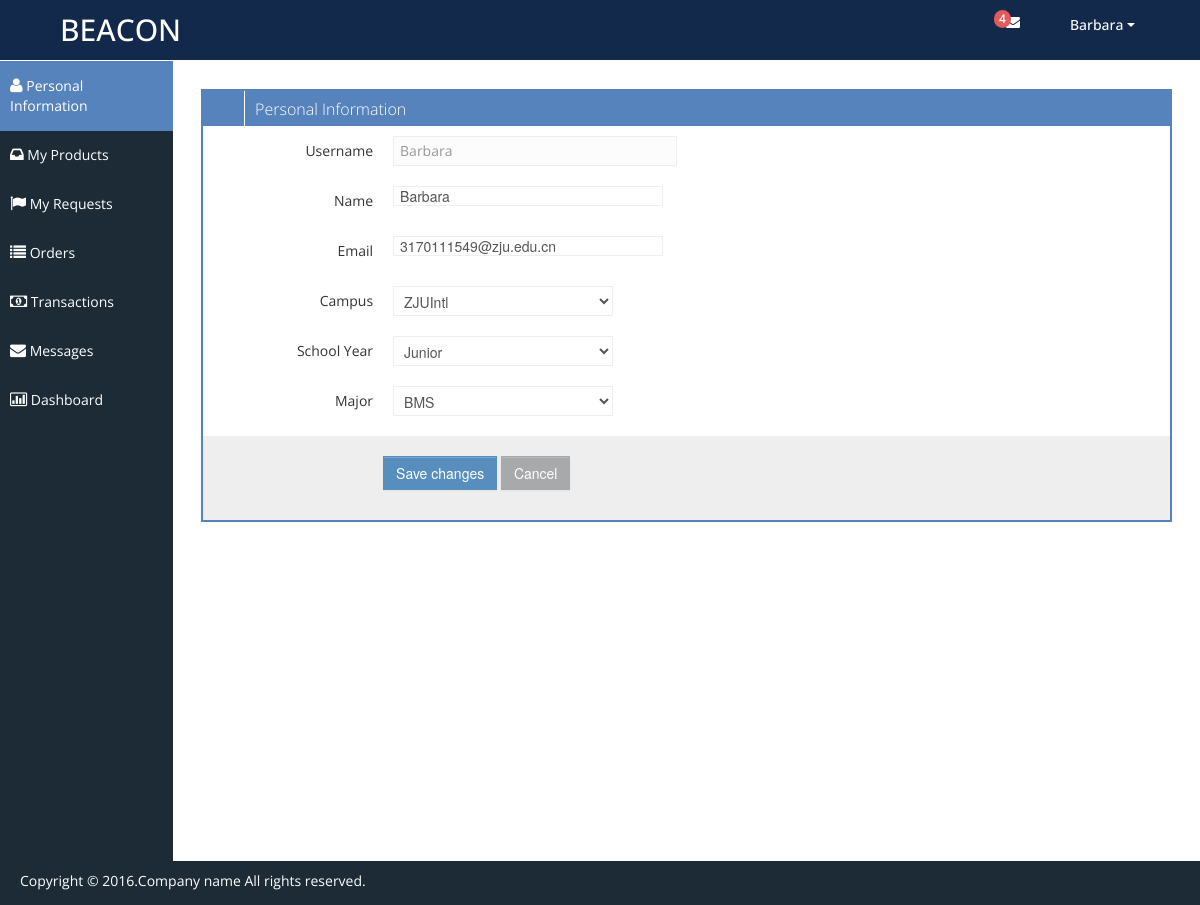
Page /profile.php (signed in) on the committed database.
### tables this page shows
CREATE TABLE `Users` (
  `NetId` varchar(50) NOT NULL,
  `Password` varchar(50) DEFAULT NULL,
  `Name` varchar(50) DEFAULT NULL,
  `Email` varchar(50) DEFAULT NULL,
  `Campus` varchar(10) DEFAULT NULL,
  `Major` varchar(10) DEFAULT NULL,
  `Year` varchar(10) DEFAULT NULL,
  `DateJoin` timestamp NOT NULL DEFAULT CURRENT_TIMESTAMP
);

### profile.php (the view, shortened to what this page needs)
<?php
	$curr_user = $_SESSION['curr_user'];
	if (empty($curr_user)) {
		$msg = "curr_user is empty";
	}
	else {
		$conn = connectDB();
		if ($_SERVER["REQUEST_METHOD"] == "POST") {
			$name = ppc($_POST["name"]);
			$email = ppc($_POST["email"]);
			$campus = $_POST['campus'];
			$major = $_POST['major'];
			$year = $_POST['year'];
			$msg = $nameErr = $emailErr = "";
			if (empty($name)) {
				$nameErr = "* Name cannot be empty.";
			}
			if (empty($email)) {
				$emailErr = "* Email cannot be empty.";
			} else if (!preg_match("/([\w\-]+\@[\w\-]+\.[\w\-]+)/",$email)) {
				$emailErr = "* Invalid email format.";
			}
			if ($nameErr || $emailErr) {
				$msg = "* Please check your input again";
			}
			else {
				$sql = "UPDATE Users
						SET name = '$name', campus = '$campus', email = '$email', major = '$major', year = '$year'
						WHERE NetId = '$curr_user'";
				if ($conn->query($sql)) {
					$msg = "Successfully changed!";
				} else {
					$msg = "Error: " . $sql . "<br>" . $conn->error;
				}
			}
		}
		else {
			$sql = "SELECT * FROM Users WHERE NetId='$curr_user' ";
			$result = $conn->query($sql);
			if ($result && $result->num_rows == 1) {
				$row = $result->fetch_assoc();
				$name = $row["Name"];
				$email = $row["Email"];
				$campus = $row["Campus"];
				$year = $row["Year"];
				$major = $row["Major"];
			} else {
				$msg = "curr_user is not in database!";
			}
		}
	}
?>
<!DOCTYPE html>
<html lang="en">
<head>
	<link id="bootstrap-style" href="css/bootstrap.min.css" rel="stylesheet">
	<link href="css/bootstrap-responsive.min.css" rel="stylesheet">
	<link id="base-style" href="css/style.css" rel="stylesheet">
	<link id="base-style-responsive" href="css/style-responsive.css" rel="stylesheet">
</head>
<body>
	<div class="navbar">
		<div class="navbar-inner">
			<div class="container-fluid">
				<a class="brand" href="index.html"><span>BEACON</span></a>
				<div class="nav-no-collapse header-nav">
					<ul class="nav pull-right">
						<li class="dropdown hidden-phone">
							<a class="btn dropdown-toggle" data-toggle="dropdown" href="#">
								<i class="icon-envelope"></i>
								<span class="badge red">
								4 </span>
							</a>
						</li>
						<li class="dropdown">
							<a class="btn dropdown-toggle" data-toggle="dropdown" href="#">
								<span><?php echo $curr_user; ?></span>
								<span class="caret"></span>
							</a>
						</li>
					</ul>
				</div>
			</div>
		</div>
	</div>
	<div class="container-fluid-full">
	<div class="row-fluid">
	<div id="sidebar-left" class="span2">
		<div class="nav-collapse sidebar-nav">
			<ul class="nav nav-tabs nav-stacked main-menu">
				<li><a href="profile.php"><i class="icon-user"></i><span class="hidden-tablet"> Personal Information</span></a></li>
				<li><a href="myproducts.html"><i class="icon-inbox"></i><span class="hidden-tablet"> My Products</span></a></li>
				<li><a href="myrequests.html"><i class="icon-flag"></i><span class="hidden-tablet"> My Requests</span></a></li>
				<li><a href="orders.html"><i class="icon-list"></i><span class="hidden-tablet"> Orders</span></a></li>
				<li><a href="transactions.html"><i class="icon-money"></i><span class="hidden-tablet"> Transactions</span></a></li>
				<li><a href="messages.html"><i class="icon-envelope"></i><span class="hidden-tablet"> Messages</span></a></li>
				<li><a href="dashboard.html"><i class="icon-bar-chart"></i><span class="hidden-tablet"> Dashboard</span></a></li>
			</ul>
		</div>
	</div>
	<div id="content" class="span10">
		<div class="row-fluid sortable">
			<div class="box span12">
				<div class="box-header" data-original-title>
					<h2><i class="halflings-icon white edit"></i><span class="break"></span>Personal Information</h2>
					<div class="box-icon">
						<a href="#" class="btn-setting"><i class="halflings-icon white wrench"></i></a>
						<a href="#" class="btn-minimize"><i class="halflings-icon white chevron-up"></i></a>
						<a href="#" class="btn-close"><i class="halflings-icon white remove"></i></a>
					</div>
				</div>
				<div class="box-content">
					<form class="form-horizontal" action="<?php echo $_SERVER['PHP_SELF'];?>" method="POST">
						<fieldset>
							<div class="control-group">
								<label class="control-label">Username</label>
								<div class="controls">
									<span class="input-xlarge uneditable-input"><?php echo $curr_user; ?></span>
								</div>
							</div>
							<div class="control-group">
								<label class="control-label" for="focusedInput">Name</label>
								<div class="controls">
									<input class="input-xlarge focused" id="focusedInput" type="text" name="name" value="<?php echo $name; ?>">
								</div>
							</div>
							<div class="control-group">
								<label class="control-label" for="focusedInput">Email</label>
								<div class="controls">
									<input class="input-xlarge focused" id="focusedInput" type="text" name="email" value="<?php echo $email; ?>">
								</div>
							</div>
							<div class="control-group">
								<label class="control-label" for="selectError3">Campus</label>
								<div class="controls">
								<select id="selectError3" name="campus">
									<option <?php echo $campus=='ZJUIntl' ? 'selected':'' ?>>ZJUIntl</option>
								</select>
								</div>
							</div>
							<div class="control-group">
								<label class="control-label" for="selectError3">School Year</label>
								<div class="controls">
								<select id="selectError3" name="year">
									<option <?php echo $year=='Junior' ? 'selected':'' ?>>Junior</option>
								</select>
								</div>
							</div>
							<div class="control-group">
								<label class="control-label" for="selectError3">Major</label>
								<div class="controls">
								<select id="selectError3" name="major">
									<option value='BMS' <?php echo $major=='BMS' ? 'selected':'' ?>>BMS</option>
								</select>
								</div>
							</div>
							<div class="form-actions">
								<button type="submit" class="btn btn-primary">Save changes</button>
								<button class="btn">Cancel</button>
							</div>
						</fieldset>
						</form>
				</div>
			</div>
		</div>
</div>
		</div>
		</div>
	<footer>
		<p>
			<span style="text-align:left;float:left">Copyright &copy; 2016.Company name All rights reserved.</span>
		</p>
	</footer>
</body>
</html>

### css/style-responsive.css (style rules this page uses)
@media (min-width: 1200px) { .container-fluid-full { overflow: hidden; position: relative; height: 100%; } }
@media (min-width: 1200px) { #content { width: 85.578%; padding: 28px; margin: 0px 0px; margin-left: 14.422% !important; } }
@media (min-width: 1200px) { #sidebar-left { background: #1C2B36; margin-left: 0px !important; position: absolute; height: 100%; } }
@media (min-width: 1200px) { .sidebar-nav > ul { margin: 0px; } }
@media (min-width: 1200px) { footer { margin: 0px 0px 0px 0px; padding: 10px 20px; } }

### css/halflings.css (style rules this page uses)
html, html .halflings { -webkit-font-smoothing: antialiased !important; }
.halflings-icon { display: inline-block; width: 14px; height: 14px; line-height: 14px; vertical-align: text-top; background-image: url(../img/glyphicons_halflings.svg); background-position: 0 0; background-repeat: no-repeat; vertical-align: top; *display: inline; *zoom: 1; *margin-right: .3em; }
.halflings-icon.white { background-image: url(../img/glyphicons_halflings-white.svg); }
.halflings-icon.remove { background-position: -312px 0; }
.halflings-icon.edit { background-position: -96px -72px; }
.halflings-icon.chevron-up { background-position: -288px -120px; }
.halflings-icon.wrench { background-position: -360px -144px; }

### rows in the picture
users: name "Barbara", email "3170111549@zju.edu.cn", campus "ZJUIntl", year "Junior", major "BMS"

### other values in the picture
$curr_user "Barbara"
